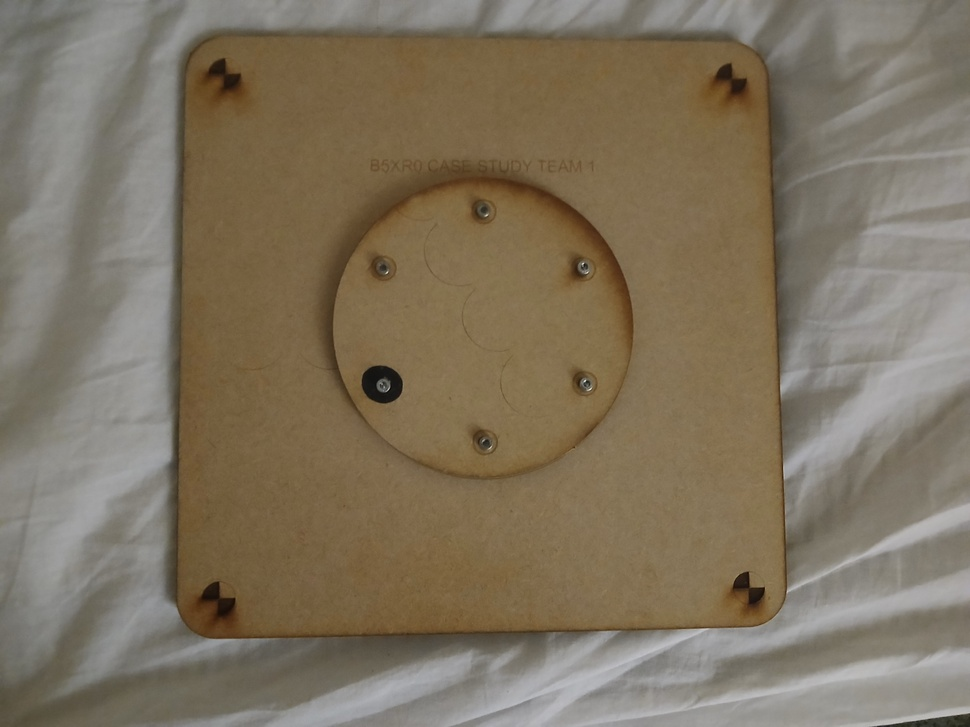
#> input picture cv/base_snapshot.jpg, 970 x 727 px, shrunk from 2075 x 1556 before the run, given in place of the camera
$ python detect_shape_centres.py
#> lines starting #> are read from the running program, lines starting #| are printed output that depends on the picture; after the words box and inside, x2 and y2 are one past the last pixel; in counts of white or black regions, pixels touching at a corner belong together
#> in main, frame is the input picture: shape (727, 970, 3); mean B, G, R 95.4, 115.1, 127
import cv2
import numpy as np

def detect_finger_circle(frame):
    # Define a Region of Interest (ROI) to focus on a specific area
    height, width = frame.shape[:2]
#> height = 727; width = 970
    roi_x, roi_y, roi_w, roi_h = width // 4, height // 4, width // 2, height // 2  # Center region
#> roi_x = 242; roi_y = 181; roi_w = 485; roi_h = 363
    roi = frame[roi_y:roi_y+roi_h, roi_x:roi_x+roi_w]
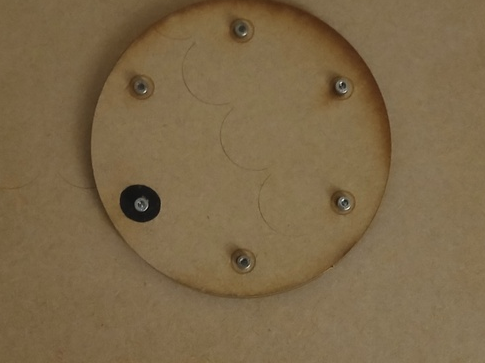
#> roi: shape (363, 485, 3); mean B, G, R 72.4, 104.2, 124.6

    # Convert the ROI to grayscale
    gray = cv2.cvtColor(roi, cv2.COLOR_BGR2GRAY)
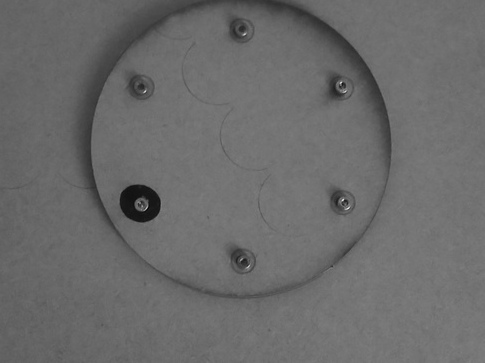
#> gray: shape (363, 485); min 7, max 229, mean 106.7

    # Apply GaussianBlur to reduce noise
    blurred = cv2.GaussianBlur(gray, (9, 9), 2)

    # Use Canny edge detection
    edges = cv2.Canny(blurred, 50, 150)
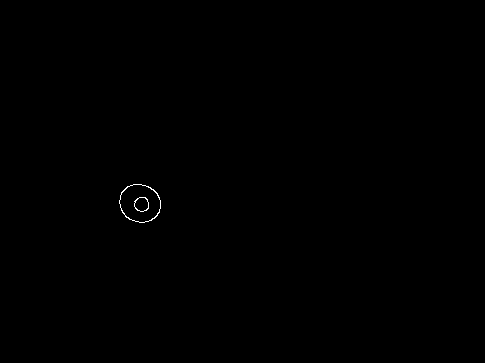
#> edges: shape (363, 485); 0.11% white in thin lines or dots, all inside (x1, y1, x2, y2) = (119, 184, 161, 223)

    # Find contours in the edges image
    contours, _ = cv2.findContours(edges, cv2.RETR_EXTERNAL, cv2.CHAIN_APPROX_SIMPLE)
#> contours = 1 contour; box (x1, y1, x2, y2) and area: (119, 184, 161, 223) 1227

    # Loop over the contours
    for contour in contours:
        # Approximate the contour to a polygon
        epsilon = 0.01 * cv2.arcLength(contour, True)
        approx = cv2.approxPolyDP(contour, epsilon, True)

        # Check if the contour is roughly circular
        if len(approx) > 8:  # A circle-like shape will have many vertices
            # Fit a minimum enclosing circle to the contour
            ((x, y), radius) = cv2.minEnclosingCircle(contour)
            center = (int(x) + roi_x, int(y) + roi_y)  # Adjust for ROI offset
            radius = int(radius)

            # Filter based on radius (adjust these values for your use case)
            min_radius = 20  # Minimum radius of the finger circle
            max_radius = 100 # Maximum radius of the finger circle

            if min_radius <= radius <= max_radius:
                # Draw the circle and its center on the frame
                cv2.circle(frame, center, radius, (0, 255, 0), 2)  # Draw the circle
                cv2.circle(frame, center, 2, (0, 0, 255), 3)       # Draw the center point

                # Display the center coordinates as numeric values
                coord_text = f"({center[0]}, {center[1]})"
                cv2.putText(frame, coord_text, (center[0] + 20, center[1] + 20),
                            cv2.FONT_HERSHEY_SIMPLEX, 0.5, (255, 255, 255), 2)

                return frame, center
#> this loop made 1 pass
#> (epsilon, x, y, radius, min_radius, max_radius, coord_text) on pass 1: (1.32, 140, 202, 21, 20, 100, '(382, 383)')
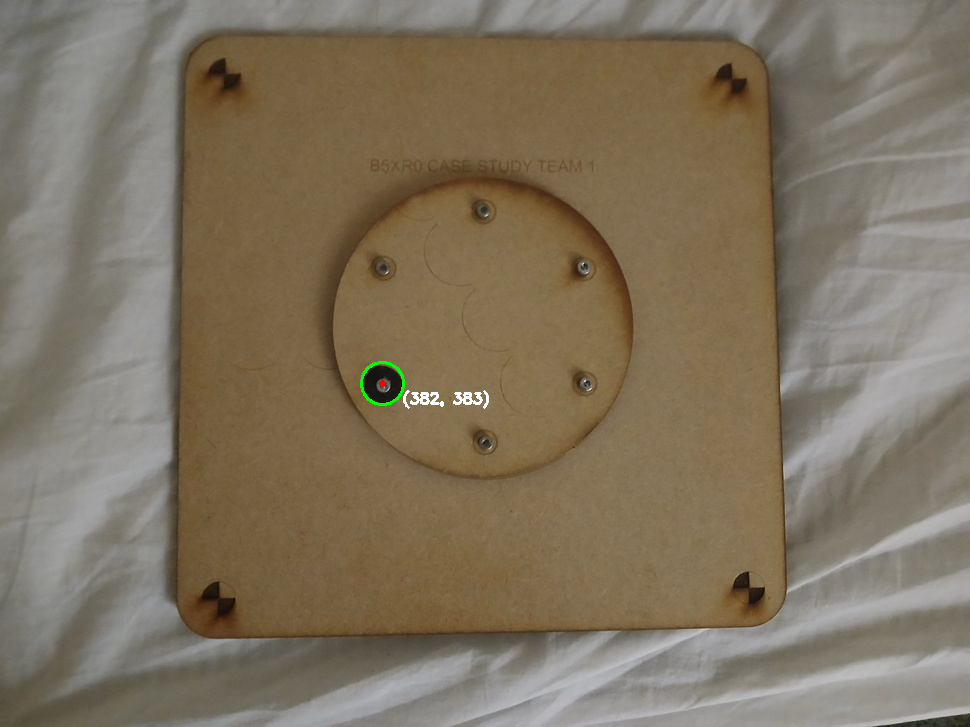
#> frame: shape (727, 970, 3); 0.15% of pixels changed, all inside (x1, y1, x2, y2) = (360, 361, 489, 409)

    # If no circle-like contour is detected, return the original frame and None for the center
    return frame, None

def main():
    # Open the webcam
    cap = cv2.VideoCapture(0)

    if not cap.isOpened():
        print("Error: Could not open webcam.")
        return

    while True:
        # Capture frame-by-frame
        ret, frame = cap.read()
        if not ret:
            print("Error: Could not read frame.")
            break

        # Detect the finger circle and get its center
        output_frame, center = detect_finger_circle(frame)
#> center = (382, 383)

        if center is not None:
            print(f"Detected circle center: {center}")
#| Detected circle center: (382, 383)

        # Display the resulting frame
        cv2.imshow('Finger Circle Detection', output_frame)

        # Break the loop if 'q' is pressed
        if cv2.waitKey(1) & 0xFF == ord('q'):
#> (key q is pressed here)
            break

    # Release the capture and close windows
    cap.release()
    cv2.destroyAllWindows()

if __name__ == "__main__":
    main()
